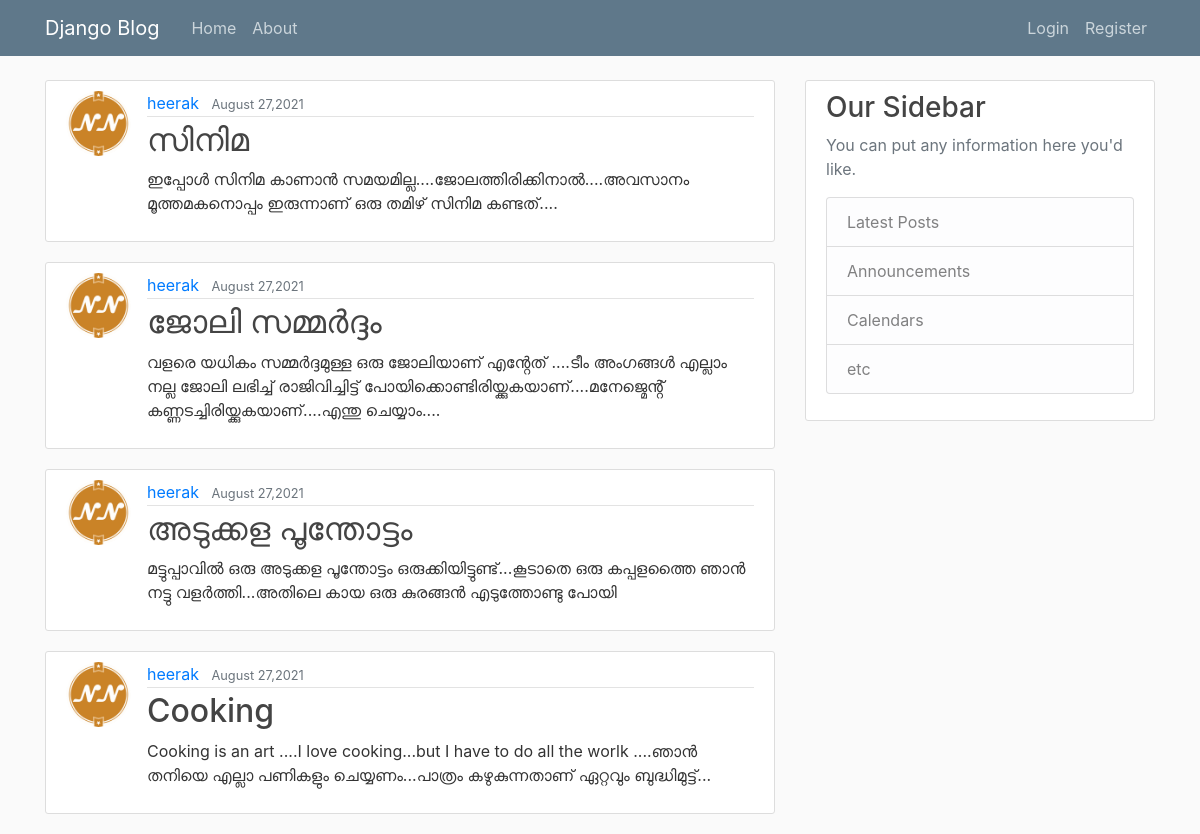
The page / on the database its author committed.
### blog/models.py (models this page shows, shortened)
class Post(models.Model):
	title = models.CharField(max_length=100)
	content = models.TextField()
	date_posted = models.DateTimeField(default=timezone.now)
	author = models.ForeignKey(User, on_delete=models.CASCADE)

### users/models.py (models this page shows, shortened)
class Profile(models.Model):
	user = models.OneToOneField(User,on_delete=models.CASCADE)
	image = models.ImageField(default='default.jpg',upload_to='profile_pics')

### blog/views.py (the view)
# urls.py: path('', PostListView.as_view(), name='blog-home'),
class PostListView(ListView):
	model = Post
	template_name = 'blog/home.html'  #<app>/<model>_<viewtype>.html eg blog/post_list.html
	context_object_name = 'posts'
	ordering = ['-date_posted']
	paginate_by = 4

### blog/templates/blog/home.html
{% extends "blog/base.html" %}
{% block content %}
	{% for post in posts %}
		<article class="media content-section">
			<img class="rounded-circle article-img" src = "{{ post.author.profile.image.url }}">
			<div class="media-body">
			    <div class="article-metadata">
			      <a class="mr-2" href="#">{{ post.author }}</a>
			      <small class="text-muted">{{ post.date_posted|date:"F d,Y" }}</small>
			    </div>
			    <h2><a class="article-title" href="#">{{ post.title }}</a></h2>
			    <p class="article-content">{{ post.content }}</p>
			 </div>
		</article>
	{% endfor %}
{% endblock content %}

### blog/static/blog/main.css (style rules this page uses)
body { background: #fafafa; color: #333333; margin-top: 5rem; }
h1, h2, h3, h4, h5, h6 { color: #444444; }
.content-section { background: #ffffff; padding: 10px 20px; border: 1px solid #dddddd; border-radius: 3px; margin-bottom: 20px; }
.article-title { color: #444444; }
.article-content { white-space: pre-line; }
.article-img { height: 65px; width: 65px; margin-right: 16px; }
.article-metadata { padding-bottom: 1px; margin-bottom: 4px; border-bottom: 1px solid #e3e3e3 }

### rows shown on the page
Post: author.profile.image (picture), author "heerak", date_posted "August 27,2021", title "സിനിമ", content "ഇപ്പോൾ സിനിമ കാണാൻ സമയമില്ല....ജോലത്തിരിക്കിനാൽ....അവസാനം മൂത്തമകനൊപ്പം ഇരുന്നാണ് ഒരു തമിഴ് സിനിമ കണ്ടത്...."
Post: author.profile.image (picture), author "heerak", date_posted "August 27,2021", title "ജോലി സമ്മർദ്ദം", content "വളരെ യധികം സമ്മർദ്ദമുള്ള ഒരു ജോലിയാണ് എൻ്റേത് ....ടീം അംഗങ്ങൾ എല്ലാം നല്ല ജോലി ലഭിച്ച് രാജിവിച്ചിട്ട് പോയിക്കൊണ്ടിരിയ്ക്കുകയാണ്....മനേജ്മെൻ്റ് കണ്ണടച്ചിരിയ്ക്കുകയാണ്....എന്തു ചെയ്യാം...."
Post: author.profile.image (picture), author "heerak", date_posted "August 27,2021", title "അടുക്കള പൂന്തോട്ടം", content "മട്ടുപ്പാവിൽ ഒരു അടുക്കള പൂന്തോട്ടം ഒരുക്കിയിട്ടുണ്ട്...കൂടാതെ ഒരു കപ്പളത്തൈ ഞാൻ നട്ടു വളർത്തി...അതിലെ കായ ഒരു കുരങ്ങൻ എടുത്തോണ്ടു പോയി"
Post: author.profile.image (picture), author "heerak", date_posted "August 27,2021", title "Cooking", content "Cooking is an art ....I love cooking...but I have to do all the worlk ....ഞാൻ തനിയെ എല്ലാ പണികളും ചെയ്യണം...പാത്രം കഴുകുന്നതാണ് ഏറ്റവും ബുദ്ധിമുട്ട്..."
